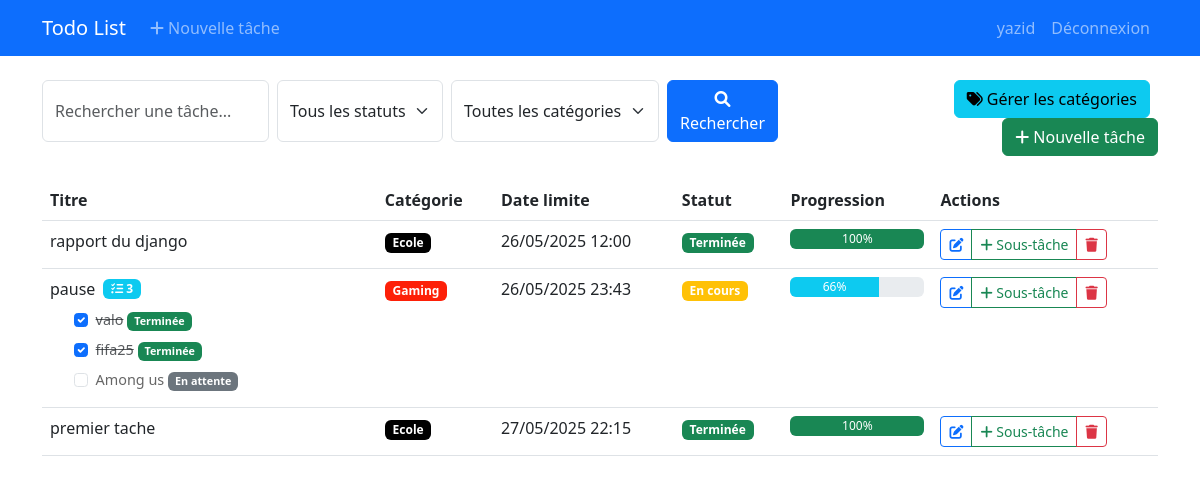
The app's page /tasks/ (signed in) with its own data.
### todos/models.py (models this page shows, shortened)
class Task(models.Model):
    STATUS_CHOICES = [
        ('pending', 'En attente'),
        ('in_progress', 'En cours'),
        ('completed', 'Terminée'),
    ]
    title = models.CharField(max_length=200, verbose_name='Titre')
    description = models.TextField(blank=True, verbose_name='Description')
    created_date = models.DateTimeField(auto_now_add=True, verbose_name='Date de création')
    due_date = models.DateTimeField(verbose_name='Date limite')
    status = models.CharField(
        max_length=20,
        choices=STATUS_CHOICES,
        default='pending',
        verbose_name='Statut'
    )
    user = models.ForeignKey(
        User,
        on_delete=models.CASCADE,
        related_name='tasks',
        verbose_name='Utilisateur'
    )
    category = models.ForeignKey(
        Category,
        on_delete=models.SET_NULL,
        null=True,
        blank=True,
        related_name='tasks',
        verbose_name='Catégorie'
    )
    parent_task = models.ForeignKey(
        'self',
        on_delete=models.CASCADE,
        null=True,
        blank=True,
        related_name='subtasks',
        verbose_name='Tâche parente'
    )
    class Meta:
        ordering = ['due_date', 'created_date']
        verbose_name = 'Tâche'
        verbose_name_plural = 'Tâches'
    def get_progress(self):
        if not self.subtasks.exists():
            return 100 if self.status == 'completed' else 0
        total_subtasks = self.subtasks.count()
        completed_subtasks = self.subtasks.filter(status='completed').count()
        if total_subtasks > 0:
            return int((completed_subtasks / total_subtasks) * 100)
        return 0

class Category(models.Model):
    name = models.CharField(max_length=100, verbose_name='Nom')
    color = models.CharField(max_length=7, verbose_name='Couleur', default='#000000')
    user = models.ForeignKey(User, on_delete=models.CASCADE, related_name='categories')
    class Meta:
        verbose_name = 'Catégorie'
        verbose_name_plural = 'Catégories'
        ordering = ['name']
        unique_together = ['name', 'user']  # Un utilisateur ne peut pas avoir deux catégories du même nom

### todos/views.py (the view)
# urls.py: path('tasks/', views.task_list, name='task_list'),
@login_required
def task_list(request):
    if request.user.is_staff:
        tasks = Task.objects.all().select_related('user', 'category').prefetch_related('subtasks')
    else:
        tasks = Task.objects.filter(user=request.user).select_related('category').prefetch_related('subtasks')
    search_query = request.GET.get('search', '')
    if search_query:
        tasks = tasks.filter(
            Q(title__icontains=search_query) |
            Q(user__username__icontains=search_query)
        )
    status_filter = request.GET.get('status', '')
    if status_filter:
        tasks = tasks.filter(status=status_filter)
    category_filter = request.GET.get('category', '')
    if category_filter:
        tasks = tasks.filter(category_id=category_filter)
    user_categories = Category.objects.filter(user=request.user)
    paginator = Paginator(tasks, 10)  # 10 tâches par page
    page_number = request.GET.get('page')
    page_obj = paginator.get_page(page_number)
    return render(request, 'todos/task_list.html', {
        'page_obj': page_obj,
        'search_query': search_query,
        'status_filter': status_filter,
        'category_filter': category_filter,
        'status_choices': Task.STATUS_CHOICES,
        'user_categories': user_categories,
        'is_staff': request.user.is_staff
    })

### todos/templates/todos/task_list.html (shortened to what this page needs)
{% extends 'base.html' %}
{% block content %}
<div class="row mb-4">
    <div class="col-md-8">
        <form method="get" class="d-flex gap-2">
            <input type="text" name="search" class="form-control" placeholder="Rechercher une tâche..." value="{{ search_query }}">
            <select name="status" class="form-select" style="width: auto;">
                <option value="">Tous les statuts</option>
            </select>
            <select name="category" class="form-select" style="width: auto;">
                <option value="">Toutes les catégories</option>
            </select>
            <button type="submit" class="btn btn-primary">
                <i class="fas fa-search"></i> Rechercher
            </button>
        </form>
    </div>
    <div class="col-md-4 text-end">
        <a href="{% url 'category_list' %}" class="btn btn-info me-2">
            <i class="fas fa-tags"></i> Gérer les catégories
        </a>
        <a href="{% url 'task_create' %}" class="btn btn-success">
            <i class="fas fa-plus"></i> Nouvelle tâche
        </a>
    </div>
</div>
{% if page_obj %}
    <div class="table-responsive">
        <table class="table table-hover">
            <thead>
                <tr>
                    <th style="width: 30%">Titre</th>
                    <th>Catégorie</th>
                    <th>Date limite</th>
                    <th>Statut</th>
                    <th>Progression</th>
                    <th>Actions</th>
                </tr>
            </thead>
            <tbody>
                {% for task in page_obj %}
                    {% if not task.parent_task %}
                        <tr>
                            <td>
                                <div class="d-flex align-items-center">
                                    <span class="me-2">{{ task.title }}</span>
                                    {% if task.subtasks.exists %}
                                        <span class="badge bg-info">
                                            <i class="fas fa-tasks"></i> {{ task.subtasks.count }}
                                        </span>
                                    {% endif %}
                                </div>
                                {% if task.subtasks.exists %}
                                    <div class="ms-4 mt-2">
                                        {% for subtask in task.subtasks.all %}
                                            <div class="subtask-item mb-1">
                                                <div class="form-check d-inline-block">
                                                    <input type="checkbox"
                                                           class="form-check-input subtask-checkbox"
                                                           id="subtask-{{ subtask.id }}"
                                                           data-task-id="{{ subtask.id }}"
                                                           {% if subtask.status == 'completed' %}checked{% endif %}>
                                                    <label class="form-check-label {% if subtask.status == 'completed' %}text-decoration-line-through text-muted{% endif %}"
                                                           for="subtask-{{ subtask.id }}">
                                                        {{ subtask.title }}
                                                    </label>
                                                </div>
                                                <span class="badge status-badge-{{ subtask.id }} {% if subtask.status == 'completed' %}bg-success
                                                           {% elif subtask.status == 'in_progress' %}bg-warning
                                                           {% else %}bg-secondary{% endif %}">
                                                    {{ subtask.get_status_display }}
                                                </span>
                                            </div>
                                        {% endfor %}
                                    </div>
                                {% endif %}
                            </td>
                            <td>
                                {% if task.category %}
                                    <span class="badge" style="background-color: {{ task.category.color }}">
                                        {{ task.category.name }}
                                    </span>
                                {% else %}
                                    <span class="text-muted">Non catégorisé</span>
                                {% endif %}
                            </td>
                            <td>{{ task.due_date|date:"d/m/Y H:i" }}</td>
                            <td>
                                <span class="badge status-badge-{{ task.id }} {% if task.status == 'completed' %}bg-success
                                           {% elif task.status == 'in_progress' %}bg-warning
                                           {% else %}bg-secondary{% endif %}">
                                    {{ task.get_status_display }}
                                </span>
                            </td>
                            <td style="width: 150px;">
                                <div class="progress" style="height: 20px;">
                                    <div class="progress-bar progress-bar-{{ task.id }} {% if task.get_progress == 100 %}bg-success
                                                           {% elif task.get_progress >= 50 %}bg-info
                                                           {% else %}bg-warning{% endif %}"
                                         role="progressbar"
                                         style="width: {{ task.get_progress }}%"
                                         aria-valuenow="{{ task.get_progress }}"
                                         aria-valuemin="0"
                                         aria-valuemax="100">
                                        {{ task.get_progress }}%
                                    </div>
                                </div>
                            </td>
                            <td>
                                <div class="btn-group">
                                    <a href="{% url 'task_update' task.id %}" class="btn btn-sm btn-outline-primary">
                                        <i class="fas fa-edit"></i>
                                    </a>
                                    <a href="{% url 'task_create' %}?parent={{ task.id }}" class="btn btn-sm btn-outline-success">
                                        <i class="fas fa-plus"></i> Sous-tâche
                                    </a>
                                    <a href="{% url 'task_delete' task.id %}" class="btn btn-sm btn-outline-danger">
                                        <i class="fas fa-trash"></i>
                                    </a>
                                </div>
                            </td>
                        </tr>
                    {% endif %}
                {% endfor %}
            </tbody>
        </table>
    </div>
{% else %}
    <div class="alert alert-info">
        <i class="fas fa-info-circle"></i> Aucune tâche trouvée.
    </div>
{% endif %}
{% endblock %}

### templates/base.html (shortened to what this page needs)
<!DOCTYPE html>
<html lang="fr">
<head>
    <link href="https://cdn.jsdelivr.net/npm/bootstrap@5.3.0/dist/css/bootstrap.min.css" rel="stylesheet">
    <link href="https://cdnjs.cloudflare.com/ajax/libs/font-awesome/6.0.0/css/all.min.css" rel="stylesheet">
</head>
<body>
    <nav class="navbar navbar-expand-lg navbar-dark bg-primary mb-4">
        <div class="container">
            <a class="navbar-brand" href="{% url 'task_list' %}">Todo List</a>
            <div class="collapse navbar-collapse" id="navbarNav">
                <ul class="navbar-nav me-auto">
                    {% if user.is_authenticated %}
                        <li class="nav-item">
                            <a class="nav-link" href="{% url 'task_create' %}">
                                <i class="fas fa-plus"></i> Nouvelle tâche
                            </a>
                        </li>
                    {% endif %}
                </ul>
                <ul class="navbar-nav">
                    {% if user.is_authenticated %}
                        <li class="nav-item">
                            <span class="nav-link">{{ user.username }}</span>
                        </li>
                        <li class="nav-item">
                            <a class="nav-link" href="{% url 'logout' %}">Déconnexion</a>
                        </li>
                    {% endif %}
                </ul>
            </div>
        </div>
    </nav>
    <div class="container">
        {% block content %}
        {% endblock %}
    </div>
</body>
</html>

### todos/templates/todos/task_list.html (style rules this page uses)
.subtask-item { font-size: 0.9em; color: #666; }
.form-check-input:checked + .form-check-label { text-decoration: line-through; color: #6c757d; }

### records on screen
Task: title "rapport du django", category.name "Ecole", due_date "26/05/2025 12:00", status "Terminée", get_progress "100"
Task: title "pause", subtasks.count "3", category.name "Gaming", due_date "26/05/2025 23:43", status "En cours", get_progress "66"
Task: status "☑", title "valo", status "Terminée"
Task: status "☑", title "fifa25", status "Terminée"
Task: title "Among us", status "En attente"
Task: title "premier tache", category.name "Ecole", due_date "27/05/2025 22:15", status "Terminée", get_progress "100"

### other values on screen
{{ user.username }} "yazid"
